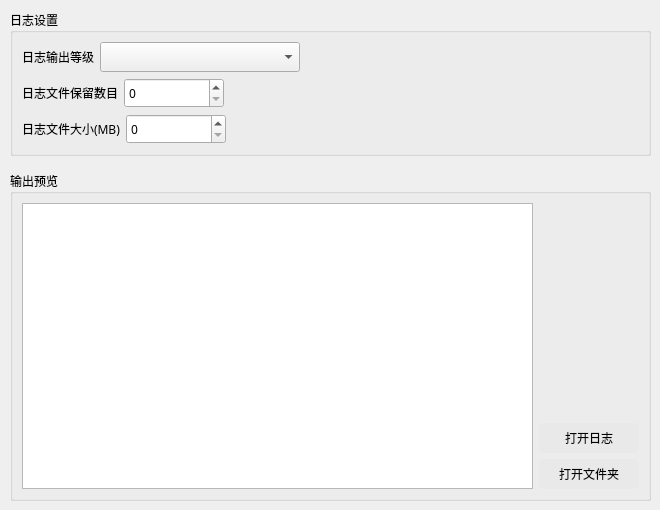
              <widget class="QWidget" name="log">
               <widget class="QWidget" name="logWidget" native="true">
                <property name="geometry">
                 <rect>
                  <x>10</x>
                  <y>10</y>
                  <width>641</width>
                  <height>491</height>
                 </rect>
                </property>
                <layout class="QGridLayout" name="gridLayout_12">
                 <property name="verticalSpacing">
                  <number>15</number>
                 </property>
                 <item row="0" column="0">
                  <widget class="QGroupBox" name="groupBox_5">
                   <property name="font">
                    <font>
                     <family>黑体</family>
                    </font>
                   </property>
                   <property name="title">
                    <string>日志设置</string>
                   </property>
                   <layout class="QGridLayout" name="gridLayout_13">
                    <item row="0" column="0">
                     <layout class="QVBoxLayout" name="verticalLayout_6">
                      <item>
                       <layout class="QHBoxLayout" name="horizontalLayout_6">
                        <item>
                         <widget class="QLabel" name="defaultLogLevelLabel">
                          <property name="font">
                           <font>
                            <family>黑体</family>
                           </font>
                          </property>
                          <property name="text">
                           <string>日志输出等级</string>
                          </property>
                          <property name="scaledContents">
                           <bool>true</bool>
                          </property>
                         </widget>
                        </item>
                        <item>
                         <widget class="QComboBox" name="defaultLogLevel">
                          <property name="minimumSize">
                           <size>
                            <width>200</width>
                            <height>30</height>
                           </size>
                          </property>
                          <property name="font">
                           <font>
                            <family>黑体</family>
                           </font>
                          </property>
                         </widget>
                        </item>
                        <item>
                         <spacer name="horizontalSpacer_7">
                          <property name="orientation">
                           <enum>Qt::Horizontal</enum>
                          </property>
                          <property name="sizeHint" stdset="0">
                           <size>
                            <width>40</width>
                            <height>20</height>
                           </size>
                          </property>
                         </spacer>
                        </item>
                       </layout>
                      </item>
                      <item>
                       <layout class="QHBoxLayout" name="horizontalLayout_9">
                        <item>
                         <widget class="QLabel" name="logCountLabel">
                          <property name="font">
                           <font>
                            <family>黑体</family>
                           </font>
                          </property>
                          <property name="text">
                           <string>日志文件保留数目</string>
                          </property>
                          <property name="scaledContents">
                           <bool>true</bool>
                          </property>
                         </widget>
                        </item>
                        <item>
                         <widget class="QSpinBox" name="logCount">
                          <property name="minimumSize">
                           <size>
                            <width>100</width>
                            <height>30</height>
                           </size>
                          </property>
                          <property name="font">
                           <font>
                            <family>黑体</family>
                           </font>
                          </property>
                          <property name="maximum">
                           <number>10</number>
                          </property>
                         </widget>
                        </item>
                        <item>
                         <spacer name="horizontalSpacer_11">
                          <property name="orientation">
                           <enum>Qt::Horizontal</enum>
                          </property>
                          <property name="sizeHint" stdset="0">
                           <size>
                            <width>40</width>
                            <height>20</height>
                           </size>
                          </property>
                         </spacer>
                        </item>
                       </layout>
                      </item>
                      <item>
                       <layout class="QHBoxLayout" name="horizontalLayout_8">
                        <item>
                         <widget class="QLabel" name="logSizeLabel">
                          <property name="font">
                           <font>
                            <family>黑体</family>
                           </font>
                          </property>
                          <property name="text">
                           <string>日志文件大小(MB)</string>
                          </property>
                          <property name="scaledContents">
                           <bool>true</bool>
                          </property>
                         </widget>
                        </item>
                        <item>
                         <widget class="QSpinBox" name="logSize">
                          <property name="minimumSize">
                           <size>
                            <width>100</width>
                            <height>30</height>
                           </size>
                          </property>
                          <property name="font">
                           <font>
                            <family>黑体</family>
                           </font>
                          </property>
                          <property name="maximum">
                           <number>100</number>
                          </property>
                         </widget>
                        </item>
                        <item>
                         <spacer name="horizontalSpacer_10">
                          <property name="orientation">
                           <enum>Qt::Horizontal</enum>
                          </property>
                          <property name="sizeHint" stdset="0">
                           <size>
                            <width>40</width>
                            <height>20</height>
                           </size>
                          </property>
                         </spacer>
                        </item>
                       </layout>
                      </item>
                     </layout>
                    </item>
                   </layout>
                  </widget>
                 </item>
                 <item row="1" column="0">
                  <widget class="QGroupBox" name="groupBox_6">
                   <property name="font">
                    <font>
                     <family>黑体</family>
                    </font>
                   </property>
                   <property name="title">
                    <string>输出预览</string>
                   </property>
                   <layout class="QGridLayout" name="gridLayout_14">
                    <item row="0" column="0">
                     <widget class="QListView" name="logRecordList"/>
                    </item>
                    <item row="0" column="1">
                     <layout class="QVBoxLayout" name="verticalLayout_7">
                      <item>
                       <spacer name="verticalSpacer_4">
                        <property name="orientation">
                         <enum>Qt::Vertical</enum>
                        </property>
                        <property name="sizeHint" stdset="0">
                         <size>
                          <width>20</width>
                          <height>40</height>
                         </size>
                        </property>
                       </spacer>
                      </item>
                      <item>
                       <widget class="QPushButton" name="exportLogRecord">
                        <property name="minimumSize">
                         <size>
                          <width>100</width>
                          <height>30</height>
                         </size>
                        </property>
                        <property name="maximumSize">
                         <size>
                          <width>16777215</width>
                          <height>30</height>
                         </size>
                        </property>
                        <property name="font">
                         <font>
                          <family>黑体</family>
                         </font>
                        </property>
                        <property name="cursor">
                         <cursorShape>PointingHandCursor</cursorShape>
                        </property>
                        <property name="styleSheet">
                         <string notr="true">QPushButton{background:#e9e9e9;border:0px solid rgb(167, 166, 170);border-radius:5px;}QPushButton:hover{background:#d2d2d2;}QPushButton:press{background:#d2d2d2;}</string>
                        </property>
                        <property name="text">
                         <string>打开日志</string>
                        </property>
                       </widget>
                      </item>
                      <item>
                       <widget class="QPushButton" name="clearLogRecord">
                        <property name="minimumSize">
                         <size>
                          <width>100</width>
                          <height>30</height>
                         </size>
                        </property>
                        <property name="maximumSize">
                         <size>
                          <width>16777215</width>
                          <height>30</height>
                         </size>
                        </property>
                        <property name="font">
                         <font>
                          <family>黑体</family>
                         </font>
                        </property>
                        <property name="cursor">
                         <cursorShape>PointingHandCursor</cursorShape>
                        </property>
                        <property name="styleSheet">
                         <string notr="true">QPushButton{background:#e9e9e9;border:0px solid rgb(167, 166, 170);border-radius:5px;}QPushButton:hover{background:#d2d2d2;}QPushButton:press{background:#d2d2d2;}</string>
                        </property>
                        <property name="text">
                         <string>打开文件夹</string>
                        </property>
                       </widget>
                      </item>
                     </layout>
                    </item>
                   </layout>
                  </widget>
                 </item>
                </layout>
               </widget>
              </widget>
